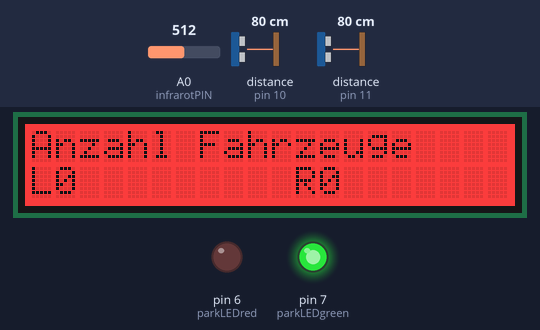
The sketch below on a simulated Arduino Uno, built with avr-gcc and run on an emulated ATmega328P. On the bench: 20×2 character LCD, output pins drawn as LEDs (lit = HIGH). Wiring (inferred from the names in the program): 2 × ultrasonic range finder: trigger pin 9, echo pin 10 / trigger pin 12, echo pin 11. Inputs (shaded band) come from the test bench; at power-on: A0 (infrarotPIN) = 512, distance to the obstacle (sensors on pin 10, pin 11) 80 cm. The echo pulse lasts 58.3 µs per cm; pins used as bus, display or sensor lines are not drawn; what the sketch prints to the serial monitor is not drawn.

Above: at 1.3 s.
1.4 s: A0 (infrarotPIN) set to 452
2.9 s: A0 (infrarotPIN) set to 423
At 4.2 s:
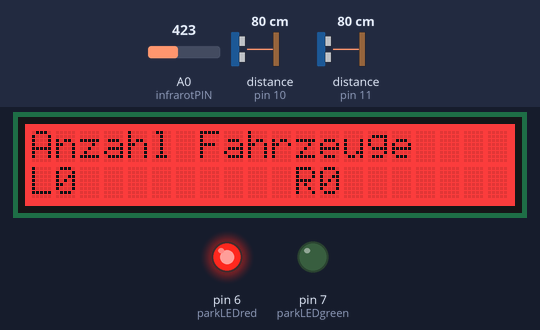
4.5 s: A0 (infrarotPIN) set to 450
At 5.6 s:
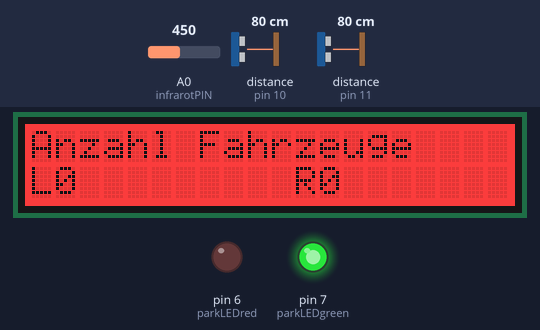
6.0 s: A0 (infrarotPIN) set to 430
At 7.0 s:
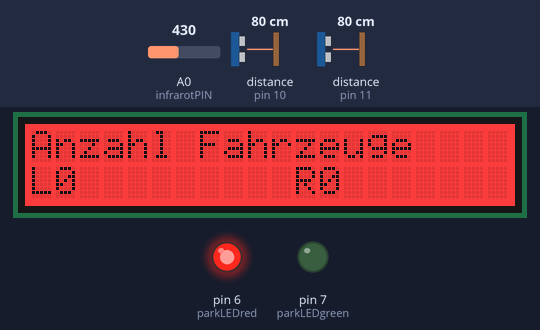
Timing chart, 0 to 8.5 s (numbered marks = the images above; inputs shaded):
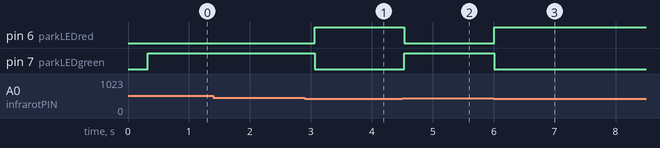

Measured:
- the behaviour switches between 440 and 439 on A0 (infrarotPIN) (found by bisection; images 0 and 1)
- after the input at 1.4 s, every drawn part: stays the same
- after the input at 2.9 s, pin 6 (parkLEDred): LOW → HIGH after 0.16 s; pin 7 (parkLEDgreen): HIGH → LOW after 0.16 s
- after the input at 4.5 s, pin 6 (parkLEDred): HIGH → LOW at once; pin 7 (parkLEDgreen): LOW → HIGH at once
- after the input at 6.0 s, pin 6 (parkLEDred): LOW → HIGH at once; pin 7 (parkLEDgreen): HIGH → LOW at once

The sketch:

verkehrszaehler.ino
```cpp
#include <Wire.h>
#include "rgb_lcd.h"

rgb_lcd lcd;
const int colorR = 255;
const int colorG = 0;
const int colorB = 0;

//Infrarot(parkinglot)
int infrarotPIN = A0;
int infrarotDistance = 0;
int parkLEDred = 6;
int parkLEDgreen = 7;

//Sensor general

unsigned int time=0;
unsigned int distancemax = 10;
unsigned int distancemin = 3;
unsigned int distance = distancemax;
unsigned int counter_left = 0;
unsigned int counter_right = 0;

//Sensor left
int trig_left = 12;
int echo_left = 11;

//Sensor rigth
int trig_right = 9;
int echo_right = 10;


void setup () {
  Serial.begin(9600);

  // set up the LCD's number of columns and rows:
  lcd.begin(20, 2);
  lcd.setRGB(colorR, colorG, colorB);

  // Print a message to the LCD.
  lcd.print("Anzahl Fahrzeuge");
  writeLCD();

  pinMode(trig_right, OUTPUT);
  pinMode(echo_right, INPUT);

  pinMode(trig_left, OUTPUT);
  pinMode(echo_left, INPUT);

  pinMode(parkLEDred, OUTPUT);
  pinMode(parkLEDgreen, OUTPUT);
}


void loop()
{
  //Serial.println(checkForCarRight());
  //Serial.println(checkForCarLeft());

  if(checkForCarRight()){
    delay(500);
    writeLCD();
  }
  if(checkForCarLeft()){
    delay(500);
    writeLCD();
  }
   checkCarLot();
}

void writeLCD(){
  for(int i = 0; i < 15;i++){
    lcd.setCursor(i, 1);
    lcd.print(" ");
  }

  //atention Left and Right are mixed up so they are "corrected" for print
  lcd.setCursor(11, 1);
  lcd.print("R");
  lcd.setCursor(12, 1);
  lcd.print(counter_left);

  lcd.setCursor(0, 1);
  lcd.print("L");
  lcd.setCursor(1, 1);
  lcd.print(counter_right);
}
boolean checkForCarRight(){

  digitalWrite(trig_right, HIGH);
  delayMicroseconds(10);
  digitalWrite(trig_right, LOW);
  time=pulseIn(echo_right, HIGH);
  distance=time/58;
  delay(100);

   //Serial.print("right ");
   //Serial.println(distance);
  //wait for car
  if((distance > distancemin)and(distance < distancemax)){
    //wait for car to pass
    delay(500);
    while((distance > distancemin)and(distance < distancemax)){

      //Serial.print("right ");
      //Serial.println(distance);

      digitalWrite(trig_right, HIGH);
      delayMicroseconds(10);
      digitalWrite(trig_right, LOW);
      time=pulseIn(echo_right, HIGH);
      distance=time/58;
      delay(100);
    }
    counter_right++;
    return true;
  }
    return false;
 }

boolean checkForCarLeft(){
 digitalWrite(trig_left, HIGH);
  delayMicroseconds(10);
  digitalWrite(trig_left, LOW);
  time=pulseIn(echo_left, HIGH);
  distance=time/58;
  delay(100);
  ////Serial.print("left: ");
  ////Serial.println(distance);
  //checkfor car
  if((distance > distancemin)and(distance < distancemax)){
    //wait for car to pass
    delay(500);
    while((distance > distancemin)and(distance < distancemax)){

      ////Serial.print("left: ");
      ////Serial.println(distance);

      digitalWrite(trig_left, HIGH);
      delayMicroseconds(10);
      digitalWrite(trig_left, LOW);
      time=pulseIn(echo_left, HIGH);
      distance=time/58;
      delay(100);
    }
    counter_left++;
    return true;
  }
    return false;
 }

void checkCarLot(){
  infrarotDistance = analogRead(infrarotPIN);
  Serial.println(infrarotDistance);
  if ((infrarotDistance < 440) or (infrarotDistance > 680)) {
    digitalWrite(parkLEDred, HIGH);
    digitalWrite(parkLEDgreen, LOW);
  } else {
    digitalWrite(parkLEDred, LOW);
    digitalWrite(parkLEDgreen, HIGH);
  }
}
```
